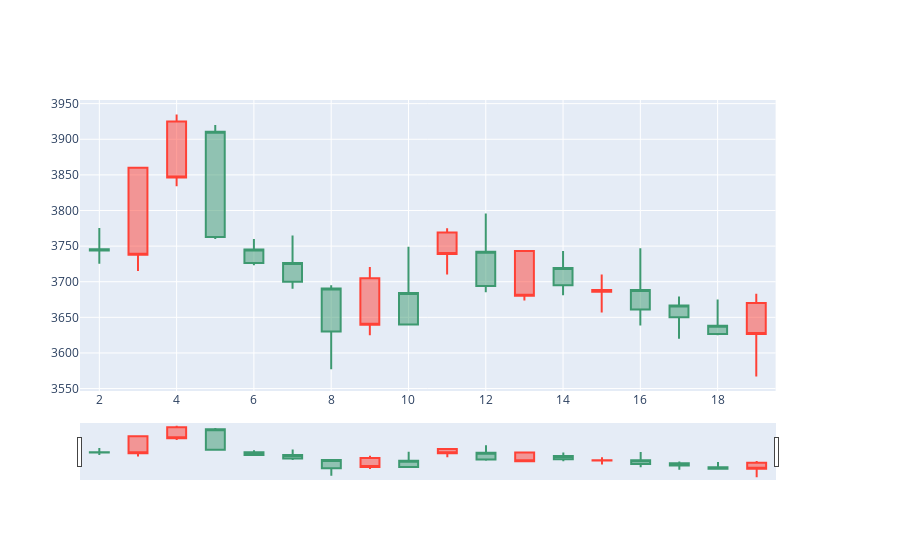

The cell this chart's notebook holds for it:
### Code cell
from plotly.subplots import make_subplots
import plotly.graph_objects as go

fig3 = make_subplots(specs=[[{"secondary_y": True}]])
fig3.add_trace(go.Candlestick(x=df.index,
                              open=df['Open'],
                              high=df['High'],
                              low=df['Low'],
                              close=df['Close'],
                             ))

### Figure 1 — Plotly figure (JSON) as saved in the notebook; plotly's stock layout.template omitted (floating-point values rounded to 4 significant figures)
{"data": [{"close": [3627.0, 3638.0, 3667.0, 3688.0, 3686, 3719.0, 3680.0, 3742.0, 3739.0, 3684.0, 3640.0, 3691.0, 3726.0, 3745.0, 3911.0, 3846.0, 3738.0, 3746.0], "high": [3683, 3675, 3679.0, 3747, 3710, 3743, 3743, 3796.0, 3775, 3749.0, 3721.0, 3695, 3765.0, 3760.0, 3920, 3935.0, 3860, 3776.0], "low": [3567, 3625, 3620.0, 3638.0, 3657.0, 3681.0, 3674.0, 3685.0, 3710, 3640, 3625, 3577.0, 3690.0, 3723, 3760, 3834.0, 3715, 3725.0], "open": [3670, 3627.0, 3650, 3661, 3688.0, 3695, 3743, 3694, 3769, 3640, 3705, 3630, 3700, 3726.0, 3763.0, 3925.0, 3860, 3744.0], "type": "candlestick", "x": [19, 18, 17, 16, 15, 14, 13, 12, 11, 10, 9, 8, 7, 6, 5, 4, 3, 2]}], "layout": {"xaxis": {"anchor": "y", "domain": [0, 0.94]}, "yaxis": {"anchor": "x", "domain": [0, 1]}, "yaxis2": {"anchor": "x", "overlaying": "y", "side": "right"}}}
